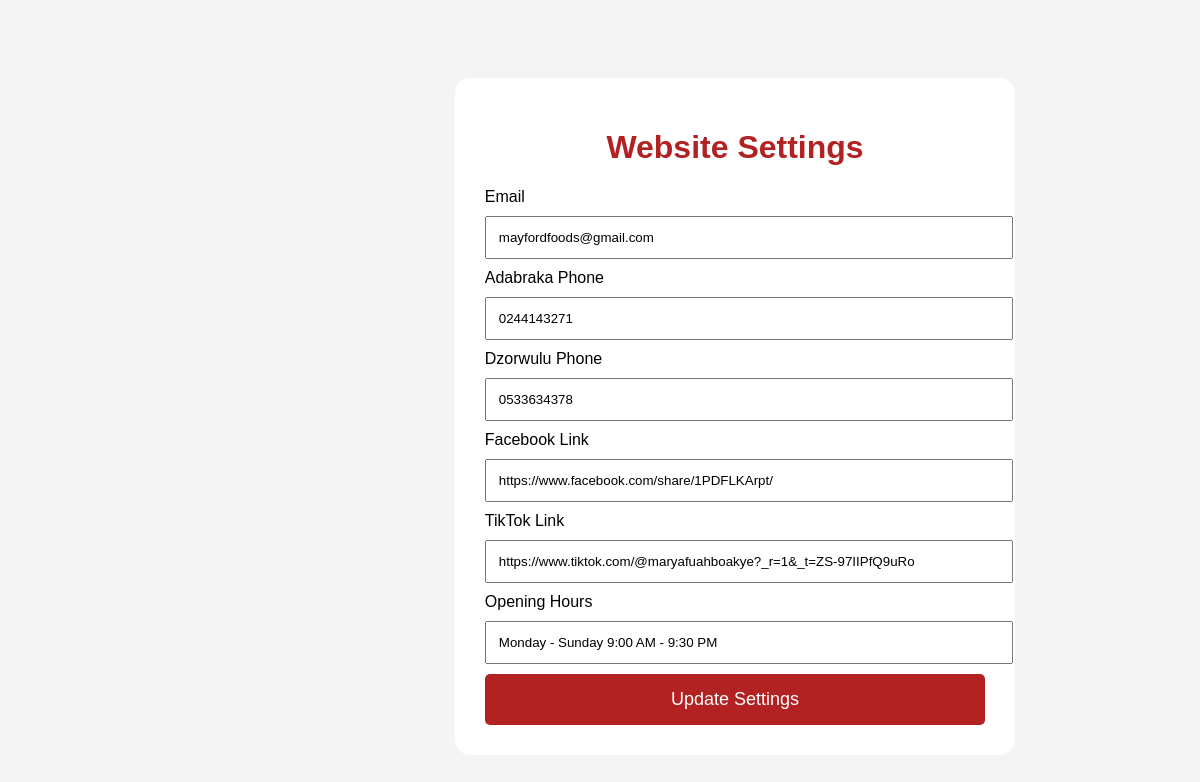
The page /settings.php (signed in) on the database its author committed.
### tables this page shows
CREATE TABLE `website_settings` (
  `id` int(11) NOT NULL,
  `email` varchar(255) NOT NULL,
  `adabraka_phone` varchar(20) NOT NULL,
  `dzorwulu_phone` varchar(20) NOT NULL,
  `facebook_link` text NOT NULL,
  `tiktok_link` text NOT NULL,
  `opening_hours` varchar(255) NOT NULL
);

### settings.php (the view, shortened to what this page needs)
<?php
include '../config/database.php';
$result = mysqli_query(
    $conn,
    "SELECT * FROM website_settings WHERE id=1"
);
$settings = mysqli_fetch_assoc($result);
?>
<!DOCTYPE html>
<html>
<head>
</head>
<body>
<div class="main-content">
<div class="container">
<h1>Website Settings</h1>
<form method="POST">
<label>Email</label>
<input type="email"
       name="email"
       value="<?php echo $settings['email']; ?>">
<label>Adabraka Phone</label>
<input type="text"
       name="adabraka_phone"
       value="<?php echo $settings['adabraka_phone']; ?>">
<label>Dzorwulu Phone</label>
<input type="text"
       name="dzorwulu_phone"
       value="<?php echo $settings['dzorwulu_phone']; ?>">
<label>Facebook Link</label>
<input type="text"
       name="facebook_link"
       value="<?php echo $settings['facebook_link']; ?>">
<label>TikTok Link</label>
<input type="text"
       name="tiktok_link"
       value="<?php echo $settings['tiktok_link']; ?>">
<label>Opening Hours</label>
<input type="text"
       name="opening_hours"
       value="<?php echo $settings['opening_hours']; ?>">
<button name="update">
    Update Settings
</button>
</form>
</div>
</div>
</body>
</html>

### settings.php (style rules this page uses)
.main-content { margin-left:270px; padding:20px; }
body { font-family:Arial; background:#f4f4f4; padding:20px; }
h1 { text-align:center; color:#b22222; }
body { font-family:Arial; background:#f4f4f4; }
.container { width:60%; margin:30px auto; background:white; padding:30px; border-radius:15px; }
input { width:100%; padding:12px; margin:10px 0; }
button { width:100%; padding:15px; background:#b22222; color:white; border:none; border-radius:5px; font-size:18px; }

### rows shown on the page
website_settings: email "mayfordfoods@gmail.com", adabraka_phone "0244143271", dzorwulu_phone "0533634378", facebook_link "https://www.facebook.com/share/1PDFLKArpt/", tiktok_link "https://www.tiktok.com/@maryafuahboakye?_r=1&_t=ZS-97IIPfQ9uRo", opening_hours "Monday - Sunday 9:00 AM - 9:30 PM"
